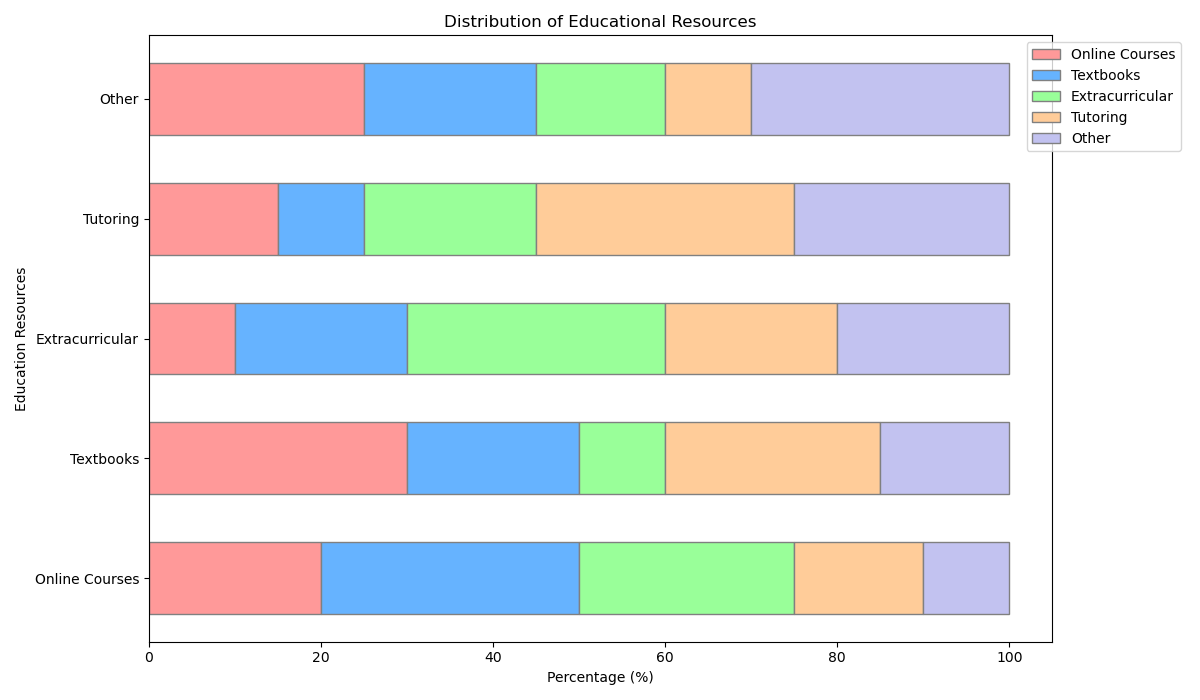

This chart was generated by the following Python code:

import matplotlib.pyplot as plt
import numpy as np

categories = ['Online Courses', 'Textbooks', 'Extracurricular', 'Tutoring', 'Other']
values1 = [20, 30, 10, 15, 25]
values2 = [30, 20, 20, 10, 20]
values3 = [25, 10, 30, 20, 15]
values4 = [15, 25, 20, 30, 10]
values5 = [10, 15, 20, 25, 30]

width = 0.6  # Width of the bars

fig, ax = plt.subplots(figsize=(12, 7))  # Change the width and height of the chart

# Plotting horizontal stacked bar chart
ax.barh(categories, values1, color='#ff9999', edgecolor='grey', height=width)
ax.barh(categories, values2, left=np.array(values1), color='#66b3ff', edgecolor='grey', height=width)
ax.barh(categories, values3, left=np.array(values1)+np.array(values2), color='#99ff99', edgecolor='grey', height=width)
ax.barh(categories, values4, left=np.array(values1)+np.array(values2)+np.array(values3), color='#ffcc99', edgecolor='grey', height=width)
ax.barh(categories, values5, left=np.array(values1)+np.array(values2)+np.array(values3)+np.array(values4), color='#c2c2f0', edgecolor='grey', height=width)

# Adding labels
ax.set_xlabel('Percentage (%)')
ax.set_ylabel('Education Resources')
ax.set_title('Distribution of Educational Resources')

# Moving legend to a different position
plt.legend(['Online Courses', 'Textbooks', 'Extracurricular', 'Tutoring', 'Other'], loc='upper right', bbox_to_anchor=(1.15, 1))

plt.tight_layout()
plt.show()
